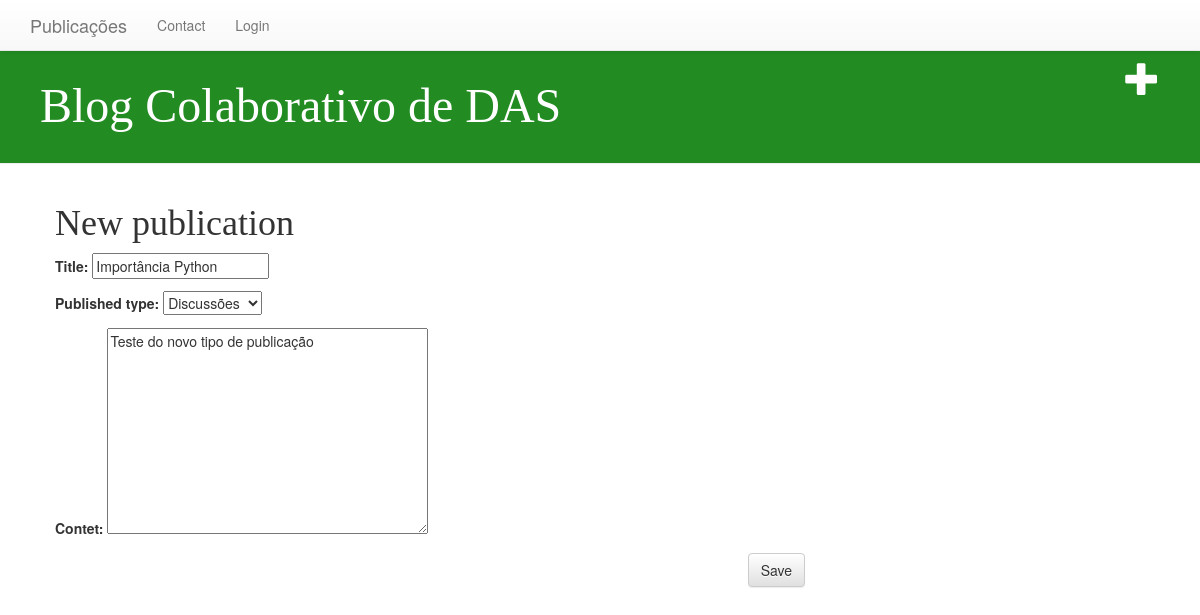
/publication/11/edit/, run on an earlier commit of the app's database.
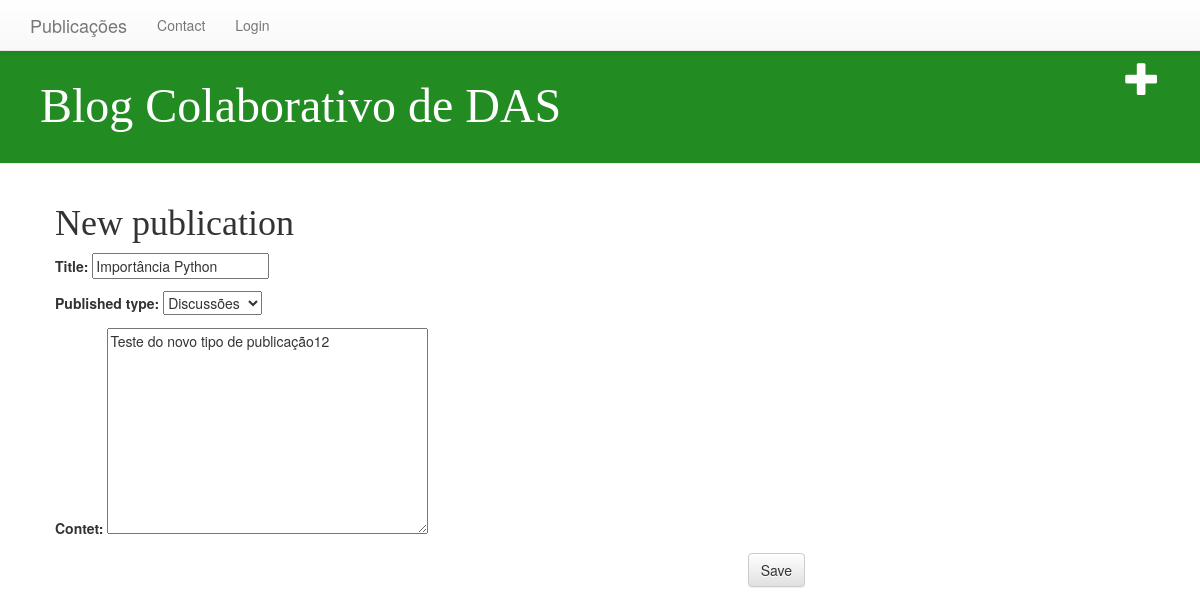
And on a later commit of the database.
### blog/models.py (models this page shows, shortened)
class Publication(models.Model):
	author = models.ForeignKey('auth.User')
	title = models.CharField(max_length = 150)
	contet = models.TextField()
	created_date = models.DateTimeField(default = timezone.now)
	published_date = models.DateTimeField(blank = True, null = True)
	published_type = models.CharField(max_length = 20, default = 1)

### blog/views.py (the view)
# urls.py: url(r'^publication/(?P<pk>[0-9]+)/edit/$', views.publication_edit, name='publication_edit'),
def publication_edit(request, pk):
	publication = get_object_or_404(Publication, pk=pk)
	if request.method == "POST":
		form = PublicationForm(request.POST, instance = publication)
		if form.is_valid():
			publication = form.save (commit = False)
			publication.author = request.user
			publication.published_date = timezone.now()
			publication.save()
			return redirect ('blog.views.publication_detail', pk=publication.pk)
	else:
		form = PublicationForm(instance = publication)
	return render (request, 'blog/publication_edit.html', {'form': form})

### blog/forms.py
class PublicationForm (forms.ModelForm):
	class Meta:
		model = Publication
		fields = ('title', 'published_type', 'contet',)
	published_type = forms.ChoiceField(choices = TYPE_CHOISE)

### blog/templates/blog/publication_edit.html
{% extends 'blog/base.html' %}
{% block content %}
    <h1>New publication</h1>
    <form method="POST" class="publication-form">{% csrf_token %}
        {{ form.as_p }}
        <button type="submit" class="save btn btn-default">Save</button>
    </form>
{% endblock %}

What changed in the data, as far as the page shows it:
changed Publication "Importância Python": contet "Teste do novo tipo de publicação" → "Teste do novo tipo de publicação12"
